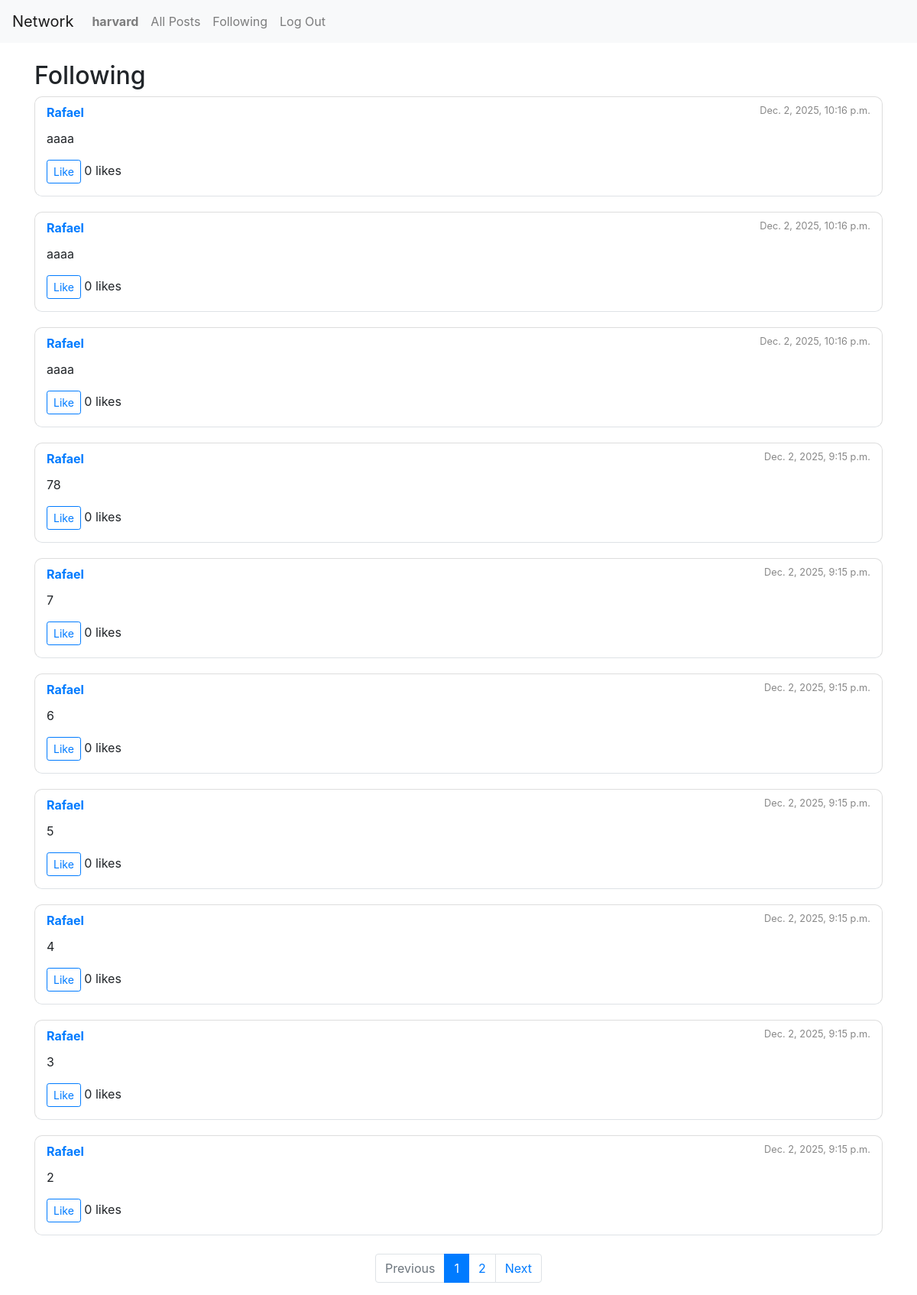
Page /following (signed in) on the committed database.
### network/models.py (models this page shows)
class User(AbstractUser):
    pass

class Post(models.Model):
    content = models.TextField(max_length=256)
    creator = models.ForeignKey("User", on_delete=models.CASCADE, related_name="creator")
    likes = models.ManyToManyField("User", related_name="likes", blank=True, null=True)
    time = models.DateTimeField(auto_now_add=True)

### network/views.py (the view)
# urls.py: path("following",views.following, name= "following"),
@login_required
def following(request):
    following = User.objects.filter(followers__follower = request.user)
    posts_list = Post.objects.filter(creator__in=following).order_by("-time")
    paginator = Paginator(posts_list, 10)  # 10 posts por página
    page_number = request.GET.get("page")
    posts = paginator.get_page(page_number)
    return render(request, "network/following.html",  {
        "posts": posts
    })

### network/templates/network/following.html
{% extends "network/layout.html" %}
{% block body %}
<div class="container mt-4">
    <h2>Following</h2>
    {% if posts %}
        {% for post in posts %}
        <div class="post-card border-bottom pb-3 pt-2">
            <div class="post-header">
                <a href="{% url 'profile' post.creator.username %}" class="post-author">
                    {{ post.creator }}
                </a>
                <span class="post-time">{{ post.time }}</span>
            </div>
            <p id="content-{{ post.id }}">{{ post.content }}</p>
            <button class="btn btn-sm btn-outline-primary like-btn" data-id="{{ post.id }}">
                {% if user in post.likes.all %}Unlike{% else %}Like{% endif %}
            </button>
            <span id="likes-{{ post.id }}" class="ms-2">
                {{ post.likes.count }}
            </span> likes
        </div>
        {% endfor %}
    {% else %}
        <p class="text-muted">Start following people.</p>
    {% endif %}
    {% include "network/pagination.html" %}
</div>
{% endblock %}

### network/templates/network/layout.html (shortened to what this page needs)
{% load static %}
<!DOCTYPE html>
<html lang="en">
    <head>
        <link rel="stylesheet" href="https://stackpath.bootstrapcdn.com/bootstrap/4.4.1/css/bootstrap.min.css">
        <link href="{% static 'network/styles.css' %}" rel="stylesheet">
    </head>
    <body>
        <nav class="navbar navbar-expand-lg navbar-light bg-light">
            <a class="navbar-brand" href="{% url 'index' %}">Network</a>
            <div>
              <ul class="navbar-nav mr-auto">
                {% if user.is_authenticated %}
                    <li class="nav-item">
                        <a class="nav-link" href="{% url 'profile' user.username %}"><strong>{{ user.username }}</strong></a>
                    </li>
                {% endif %}
                <li class="nav-item">
                  <a class="nav-link" href="{% url 'index' %}">All Posts</a>
                </li>
                {% if user.is_authenticated %}
                    <li class="nav-item">
                        <a class="nav-link" href="{% url 'following' %}">Following</a>
                    </li>
                    <li class="nav-item">
                        <a class="nav-link" href="{% url 'logout' %}">Log Out</a>
                    </li>
                {% endif %}
              </ul>
            </div>
          </nav>
        <div class="body">
            {% block body %}
            {% endblock %}
        </div>
    </body>
</html>

### network/static/network/styles.css (style rules this page uses)
.post-card { border: 1px solid #ddd; border-radius: 10px; padding: 15px; margin-bottom: 20px; background: #fff; }
.post-header { display: flex; justify-content: space-between; margin-bottom: 10px; }
.post-author { font-weight: bold; text-decoration: none; }
.post-time { font-size: 0.8rem; color: #888; }

### rows in the picture
User: username "harvard"
Post: creator "Rafael", time "Dec. 2, 2025, 10:16 p.m.", content "aaaa", shows "Like", likes.count "0"
Post: creator "Rafael", time "Dec. 2, 2025, 10:16 p.m.", content "aaaa", shows "Like", likes.count "0"
Post: creator "Rafael", time "Dec. 2, 2025, 10:16 p.m.", content "aaaa", shows "Like", likes.count "0"
Post: creator "Rafael", time "Dec. 2, 2025, 9:15 p.m.", content "78", shows "Like", likes.count "0"
Post: creator "Rafael", time "Dec. 2, 2025, 9:15 p.m.", content "7", shows "Like", likes.count "0"
Post: creator "Rafael", time "Dec. 2, 2025, 9:15 p.m.", content "6", shows "Like", likes.count "0"
Post: creator "Rafael", time "Dec. 2, 2025, 9:15 p.m.", content "5", shows "Like", likes.count "0"
Post: creator "Rafael", time "Dec. 2, 2025, 9:15 p.m.", content "4", shows "Like", likes.count "0"
Post: creator "Rafael", time "Dec. 2, 2025, 9:15 p.m.", content "3", shows "Like", likes.count "0"
Post: creator "Rafael", time "Dec. 2, 2025, 9:15 p.m.", content "2", shows "Like", likes.count "0"

### other values in the picture
{{ num }} "1"
{{ num }} "2"
